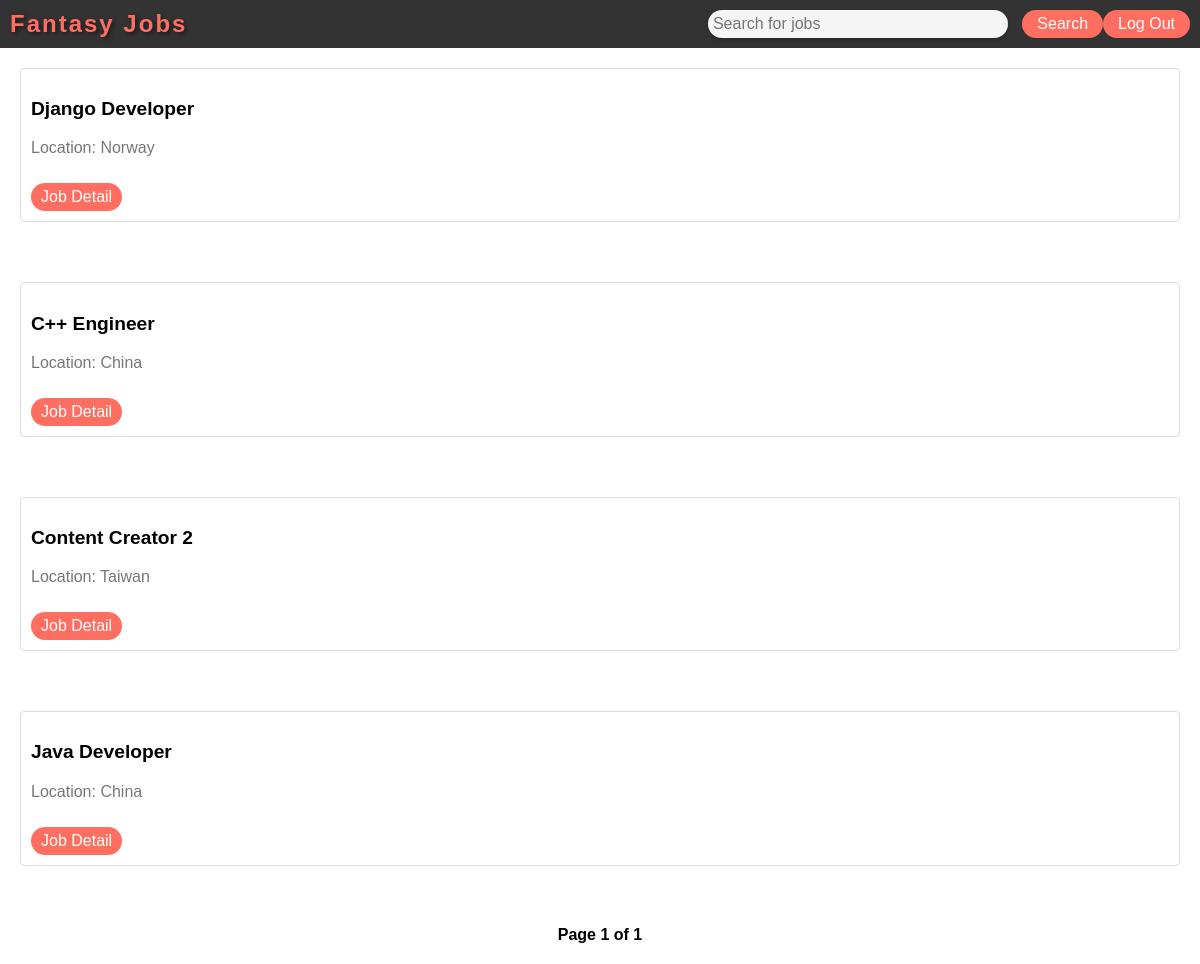
The page /searches/ (signed in) on the database its author committed.
### jobEngine/models.py (models this page shows, shortened)
class JobPosition(models.Model):
    title = models.CharField(max_length=100)
    location = models.CharField(max_length=200, null=True, blank=True)
    salary = models.CharField(max_length=500, null=True, blank=True)
    description = models.TextField(max_length=10000)
    posted_by = models.ForeignKey("Profile", on_delete=models.CASCADE)
    posted_date = models.DateTimeField(default=timezone.now)

### jobEngine/decorators.py (the view)
        def wrapper_func(request, *args,**kargs):
            group=None
            if request.user.groups.exists():
                group=request.user.groups.all()[0].name
            if group in allowed_roles:
                return view_func(request,*args,**kargs)
            else:
                return HttpResponseForbidden('Sorry! But you are not allowed to view this page!')

### jobEngine/views.py (called while the page is built)
@login_required(login_url='login')
@allowed_users(allowed_roles=['Job_Seeker', 'Recruiter'])
def searchJobs(request):
    search=''
    if request.method=='POST':
        search=request.POST['se']
    p=Paginator(JobPosition.objects.filter(title__icontains=search), 5)
    page=request.GET.get('page')
    items=p.get_page(page)
    return render(request, 'searches.html', {'items':items,
                'search':search,
                })

### templates/searches.html (shortened to what this page needs)
{% extends 'main.html' %}
{% load static%}
{% block css_file%}
<link rel="stylesheet" href="{% static 'jobs.css' %}">
{% endblock%}
{% block body%}
{%for job in items%}
<ul class="job-list">
    <li class="job-post">
        <p class="job-title">{{job.title}}</p>
        <p class="job-location">Location: {{job.location}}</p>
        <a href="{% url 'job-detail' job.id %}" class="job-detail-button">Job Detail</a>
    </li>
</ul>
{% endfor%}
<div class="paginator">
    <span class="current-page">Page {{items.number}} of {{items.paginator.num_pages}}</span>
</div>
{% endblock %}

### static/jobs.css (style rules this page uses)
body, ul { margin: 0; padding: 0; font-family: Arial, Helvetica, sans-serif; }
.job-list { list-style: none; padding: 20px; }
.job-post { margin-bottom: 20px; padding: 10px; border: 1px solid #ddd; border-radius: 4px; }
.job-title { font-weight: bold; font-size: 1.2em; }
.job-location { color: #777; }
.job-detail-button { display: inline-block; background-color: #ff6f61; color: white; padding: 5px 10px; border: none; border-radius: 20px; text-decoration: none; cursor: pointer; margin-top: 10px; transition: 0.3s; }
.paginator { display: flex; align-items: center; justify-content: center; margin: 20px; }
.current-page { font-weight: bold; margin: 0 10px; }

### rows shown on the page
JobPosition: title "Django Developer", location "Norway"
JobPosition: title "C++ Engineer", location "China"
JobPosition: title "Content Creator 2", location "Taiwan"
JobPosition: title "Java Developer", location "China"

### other values the page prints
{{ items.number }} "1"
{{ items.paginator.num_pages }} "1"
